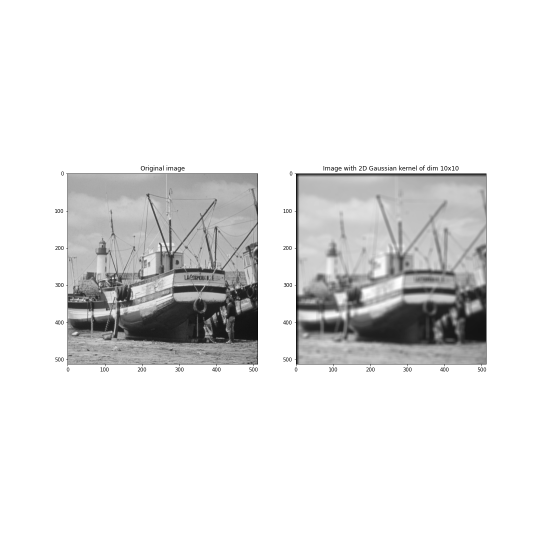
#> input picture Labs/Lab3/figures/2D_gaussian_kernel_10x10.png, 1080 x 1080 px, given in place of boat.png, which was not available (shown at 1/2 size)
$ jupyter execute lab3.ipynb   (shell and % lines are left out)   (text cells are left out)
#> lines starting #> are read from the running program, lines starting #| are printed output that depends on the picture; pictures that were not available may be replaced by others from this repository, and a replacement may not be noted
[cell 1]
import os

if not os.path.isdir('figures'):
    os.mkdir('figures')

[cell 2]
# your code
import numpy as np
rng = np.random.default_rng(84548)

[cell 3]
# your code
from sympy import symbols, Eq, solve

def wedge(v: np.ndarray, w: np.ndarray) -> float:
    """Check if two vectors are collinear (returns 0 if they are)

    Args:
        v (np.ndarray): array
        w (np.ndarray): array

    Returns:
        float: v[0]*w[1] - v[1]*w[0]
    """
    return v[0] * w[1] - v[1] * w[0]


def is_between(a:np.ndarray,b:np.ndarray,c:np.ndarray)->bool:
    """Returns True if b is between a and c otherwise returns False

    Args:
        a (np.ndarray): lower bound
        b (np.ndarray): point of interest
        c (np.ndarray): upper bound

    Returns:
        bool: True if b is is between a and c otherwise False
    """
    v = a - b
    w = b - c
    return bool(abs(wedge(v,w)) <= 10e-6 and v.T @ w > 0)


def brownian_motion(niter:int, x:np.ndarray, step:float, rng:np.random._generator.Generator)->np.ndarray:
    """The Brownian motion is a random walk with independent, identically distributed Gaussian increments, appearing for instance in thermodynamics and statistical mechanics (to model the evolution of a large particle in a medium composed of a large number of small particles, ...). It is also connected to the diffusion process (Einstein).
    generating a Brownian motion on the closed unit ball $\mathcal{B}(\mathbf{0}, 1) = \{ \mathbf{x} \mid \Vert \mathbf{x} \Vert  \leq 1\}$

    Args:
        niter (int): Maximum of iterations
        x (np.ndarray): Starting point in the ball
        step (float): Step-size
        rng (numpy.random._generator.Generator): Random generator

    Returns:
        np.ndarray: Trajectory of the random walk
    """
#> called with niter = 1000, x = array of shape (2,), step = 0.1
    n=0
    W = x
    W_list = [W]
    assert step>0, "step must be strictly positive"
    while n<niter and (W.T@W<1):
        n+=1
        W = W+np.sqrt(step)*np.random.multivariate_normal([0 for _ in range(x.shape[0])], np.identity(x.shape[0]))
        if W.T@W==1:
            W_list.append(W)
            break
        elif W.T@W<1:
            W_list.append(W)
        else:
            x, y = symbols('x y')

            eq1 = Eq(x**2 + y**2,1) # circle equation
            a = (W[1] - W_list[-1][1])/(W[0] - W_list[-1][0])
            b = W[1] - a*W[0]
            eq2 = Eq(a*x + b, y) # line between the last two points
            sol_dict = solve((eq1,eq2), (x, y))
            if len(sol_dict)==1: # case with one solution
                W_list.append(sol_dict[0])
            else: # case with two solutions
                sol_one = np.array(sol_dict[0])
                sol_two = np.array(sol_dict[1])
                if  is_between(W_list[-1], sol_one, W):
                    W_list.append(sol_one)
                else:
                    W_list.append(sol_two)
    return np.stack(W_list, axis=0)

[cell 4]
import unittest

class Test_TestWedge(unittest.TestCase):
    # [14 lines left out: functions test_wedge_type, test_wedge_self, not called in this run]


class Test_TestIsBetween(unittest.TestCase):
    # [25 lines left out: functions test_isbetween_type, test_isbetween_true, test_isbetween_false, not called in this run]

class Test_TestBrownianMotion(unittest.TestCase):
    # [27 lines left out: functions test_brownian_motion_type, test_brownian_motion_in_ball, test_brownian_motion_last_point_, not called in this run]

[cell 5]
niter = 1000
step = 10e-2
x = np.array([0.2,0.4])

list_points = brownian_motion(niter, x, step, rng)

[cell 6]
import matplotlib.pyplot as plt
circle = plt.Circle((0,0), 1)
fig, ax = plt.subplots()
plt.xlim(-1.25,1.25)
plt.ylim(-1.25,1.25)
plt.grid(linestyle = "--", zorder = 1)
plt.gca().add_patch(circle)
ax.set_aspect(1)
ax.plot(list_points[:,0], list_points[:,1], 'o--', lw=2, color='black', ms=5)
plt.xlabel('x')
plt.ylabel('y')
plt.title('Brownian movement in B(0,1)')
fig.savefig("figures/brownian_motion_1000_0.01.png")
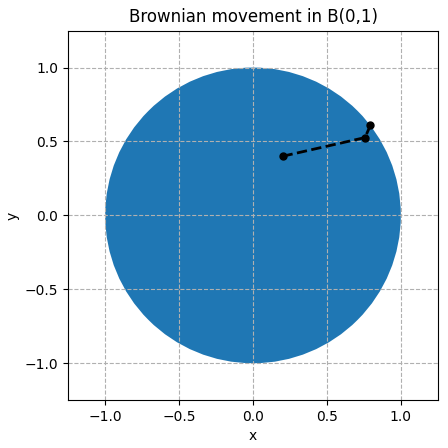
#> figure drawn by matplotlib, 1 panel

[cell 7]
trajectories = [list_points] + [brownian_motion(niter,x, step, rng) for _ in range(4)]
circle = plt.Circle((0,0), 1)
fig, ax = plt.subplots()
plt.xlim(-1.25,1.25)
plt.ylim(-1.25,1.25)
plt.grid(linestyle = "--", zorder = 1)
plt.gca().add_patch(circle)
ax.set_aspect(1)
colors = ['black', 'red', 'green', 'pink', 'white']
for i in range(5):
    ax.plot(trajectories[i][:,0], trajectories[i][:,1], 'o-', lw=2, color=colors[i], ms=5)
fig.savefig("figures/brownian_motion_5_trajectories.png")
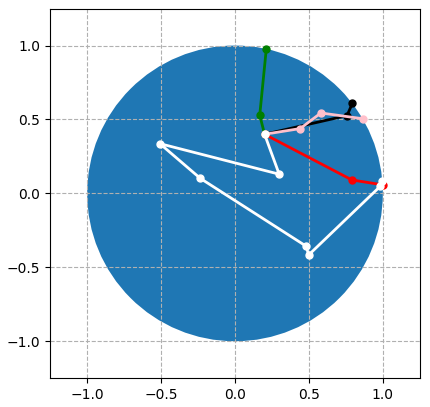
#> figure drawn by matplotlib, 1 panel

[cell 8]
# your code

[cell 9]
# your code
import matplotlib.pyplot as plt

img = plt.imread('img/boat.png', 0)
#> img is the input picture: shape (1080, 1080, 4) float32; mean R, G, B, A 0.894, 0.894, 0.894, 0.251
plt.imshow(img)

[cell 10]
from PIL import Image
image = Image.open("img/boat.png")
gray_img = image.convert("L")
plt.imshow(gray_img, cmap='gray')

[cell 11]
import numpy as np
from matplotlib.colors import LogNorm

# Spectrum of the image
dft_gray_img = np.fft.fft2(gray_img)
spectrum = np.vectorize(lambda x: np.abs(x)**2)(dft_gray_img)
plt.figure()
plt.title("Spectrum of the image (log norm)")
plt.imshow(spectrum, norm=LogNorm())

# Spectrum of the image after centering null frequency
dft_gray_img = np.fft.fftshift(dft_gray_img)
spectrum = np.vectorize(lambda x: np.abs(x)**2)(dft_gray_img)
plt.figure()
plt.title("Spectrum of the image after centering null frequency (log norm)")
plt.imshow(spectrum, norm=LogNorm())

[cell 12]
import cmath

# Phase of the image
dft_gray_img = np.fft.fft2(gray_img)
phase = np.vectorize(lambda x: cmath.phase(x))(dft_gray_img)
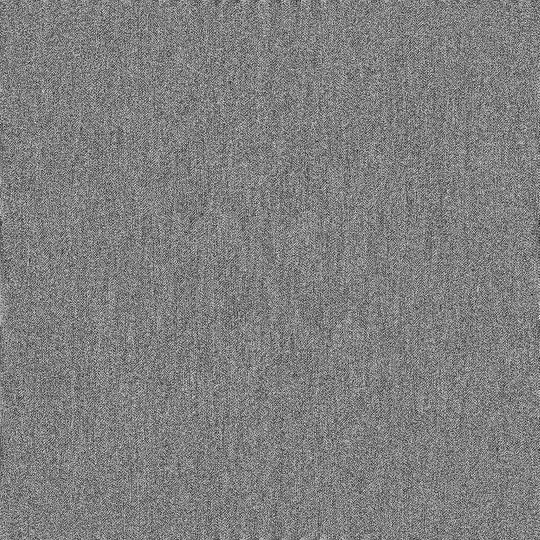
#> phase: shape (1080, 1080) float64 (shown at 1/2 size); min -3.14, max 3.14, mean 5.39e-06; drawn with min black and max white
plt.figure()
plt.title("Phase of the image")
plt.imshow(phase)

# Phase of the image after centering null frequency
dft_gray_img = np.fft.fftshift(dft_gray_img)
phase = np.vectorize(lambda x: cmath.phase(x))(dft_gray_img)
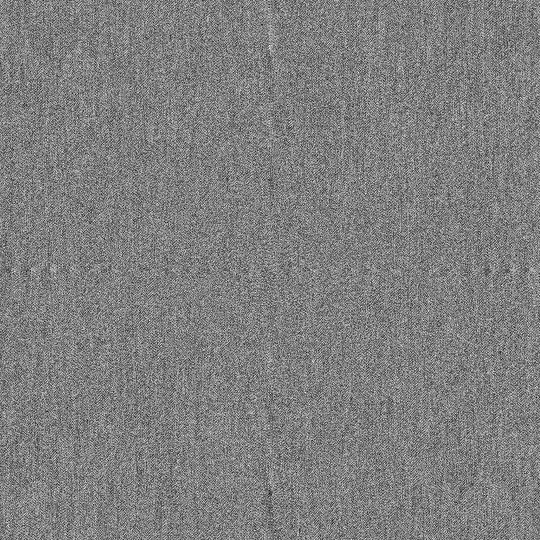
#> phase: shape (1080, 1080) float64 (shown at 1/2 size); min -3.14, max 3.14, mean 5.39e-06; drawn with min black and max white
plt.figure()
plt.title("Phase of the image after centering null frequency")
plt.imshow(phase)

[cell 13]
def ideal_lowpass_filter(x, fc):
    """Apply a low pass filter on a 2D array

    Args:
        x (array): The 2D array to be filtered
        fc ((float, float)): Cutoff frequencies

    Returns:
        array: The 2D array after the low pass filter
    """
#> called with fc = (50, 50)
    dft_x = np.fft.fft2(x)
    dft_x = np.fft.fftshift(dft_x)
    M,N = dft_x.shape
#> M = 1080; N = 1080
    dft_x_low_pass = dft_x[M//2-fc[0]//2:M//2+fc[0]//2, N//2-fc[1]//2:N//2+fc[1]//2]
    return np.fft.ifft2(dft_x_low_pass)

[cell 14]
class Test_TestIdealLowpassFilter(unittest.TestCase):
    # [22 lines left out: functions test_ideal_lowpass_filter_type, test_ideal_lowpass_filter_shape_output, not called in this run]

[cell 15]
fc1, fc2 = (50, 50), (150, 150)
new_gray_img_1 = ideal_lowpass_filter(gray_img, fc1)
new_gray_img_2= ideal_lowpass_filter(gray_img, fc2)

new_gray_img_1 = np.abs(new_gray_img_1)
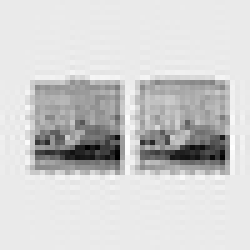
#> new_gray_img_1: shape (50, 50) float64 (shown 5 times larger); min 1563.9, max 129189.1, mean 106359.4; drawn with min black and max white
new_gray_img_2 = np.abs(new_gray_img_2)
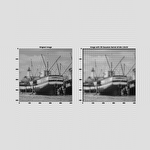
#> new_gray_img_2: shape (150, 150) float64; min 71.4, max 15092, mean 11815.9; drawn with min black and max white

fig, ax = plt.subplots(1,3)
fig.set_figheight(15)
fig.set_figwidth(15)

ax[0].set_title("Original image")
ax[0].imshow(gray_img, cmap="gray")

ax[1].set_title(f"Image with low pass filter fc={fc1}")
ax[1].imshow(new_gray_img_1, cmap="gray")

ax[2].set_title(f"Image with low pass filter fc={fc2}")
ax[2].imshow(new_gray_img_2, cmap="gray")

fig.savefig("figures/ideal_lowpass_filter.png")

[cell 16]
def gaussian_filter_2d(x, h):
    """Apply gaussian smoothing on a 2D array

    Args:
        x (array): The 2D array to be filtered
        h (array): 2D Gaussian kernel obtained from the outer product of two gaussian windows

    Returns:
        array: The 2D array after the gaussian filter
    """
    M1 = x.shape[0]
#> M1 = 1080
    N1 = x.shape[1]
#> N1 = 1080
    M2 = h.shape[0]
    N2 = h.shape[1]
    M = M1 + M2 - 1
#> M = 1089
    N = N1 + N2 - 1
#> N = 1089

    P1_x = np.pad(x, ((0,M-M1), (0,N-N1)), 'constant', constant_values=(0))
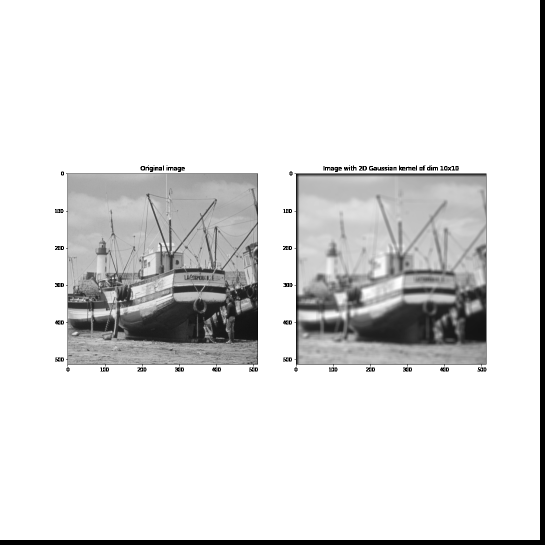
#> P1_x: shape (1089, 1089) (shown at 1/2 size); min 0, max 255, mean 224.2
    P2_h = np.pad(h, ((0,M-M2), (0,N-N2)), 'constant', constant_values=(0))
    dft_P1_x = np.fft.rfft2(P1_x)
    dft_P2_h = np.fft.rfft2(P2_h)
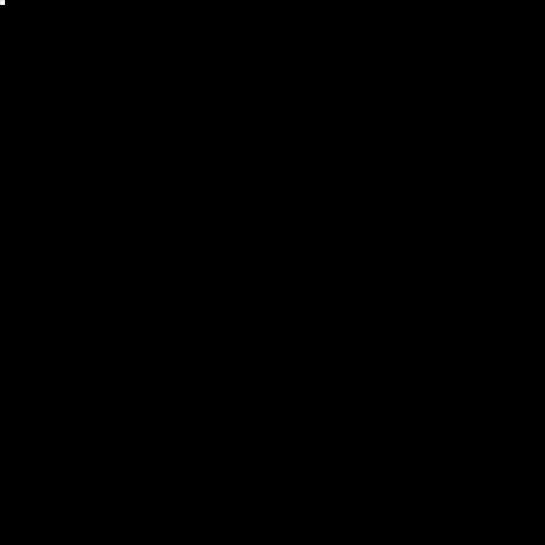
#> P2_h: shape (1089, 1089) float64 (shown at 1/2 size); min 0, max 0.998, mean 7.77e-05
    hadamard = np.multiply(dft_P1_x, dft_P2_h)
    inv = np.fft.irfft2(hadamard)
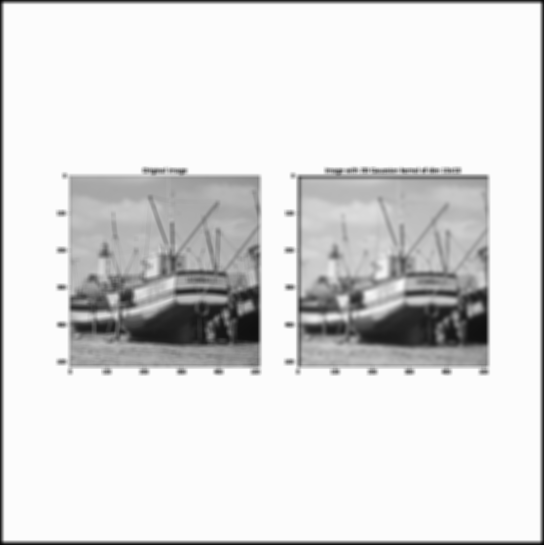
#> inv: shape (1089, 1088) float64 (shown at 1/2 size); min 208.4, max 23759.1, mean 20688.3; drawn with min black and max white
    return inv[:M1, :N1]
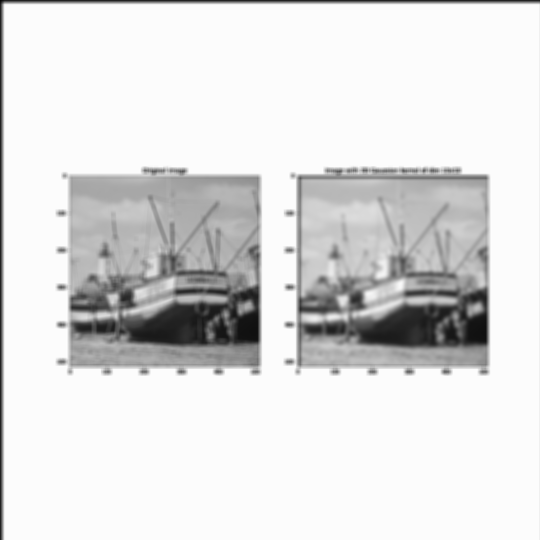
#> returned value: shape (1080, 1080) float64 (shown at 1/2 size); min 208.4, max 23759.1, mean 20839.2; drawn with min black and max white

[cell 17]
from scipy.signal import windows

class Test_TestIdealLowpassFilter(unittest.TestCase):
    # [24 lines left out: functions test_ideal_lowpass_filter_type, test_ideal_lowpass_filter_shape_output, not called in this run]

[cell 18]
from scipy.signal import windows

M2 = 10
N2 = 10

w_x = windows.gaussian(N2,10).reshape((N2,1))
w_y = windows.gaussian(M2,10).reshape((M2,1))
h = w_y @ w_x.T

res_img = gaussian_filter_2d(np.array(gray_img), h)

[cell 19]
fig, ax = plt.subplots(1,2)
fig.set_figheight(15)
fig.set_figwidth(15)

ax[0].set_title("Original image")
ax[0].imshow(gray_img, cmap="gray")

ax[1].set_title(f"Image with 2D Gaussian kernel of dim {M2}x{N2}")
ax[1].imshow(res_img, cmap="gray")

fig.savefig(f"figures/2D_gaussian_kernel_{M2}x{N2}.png")
